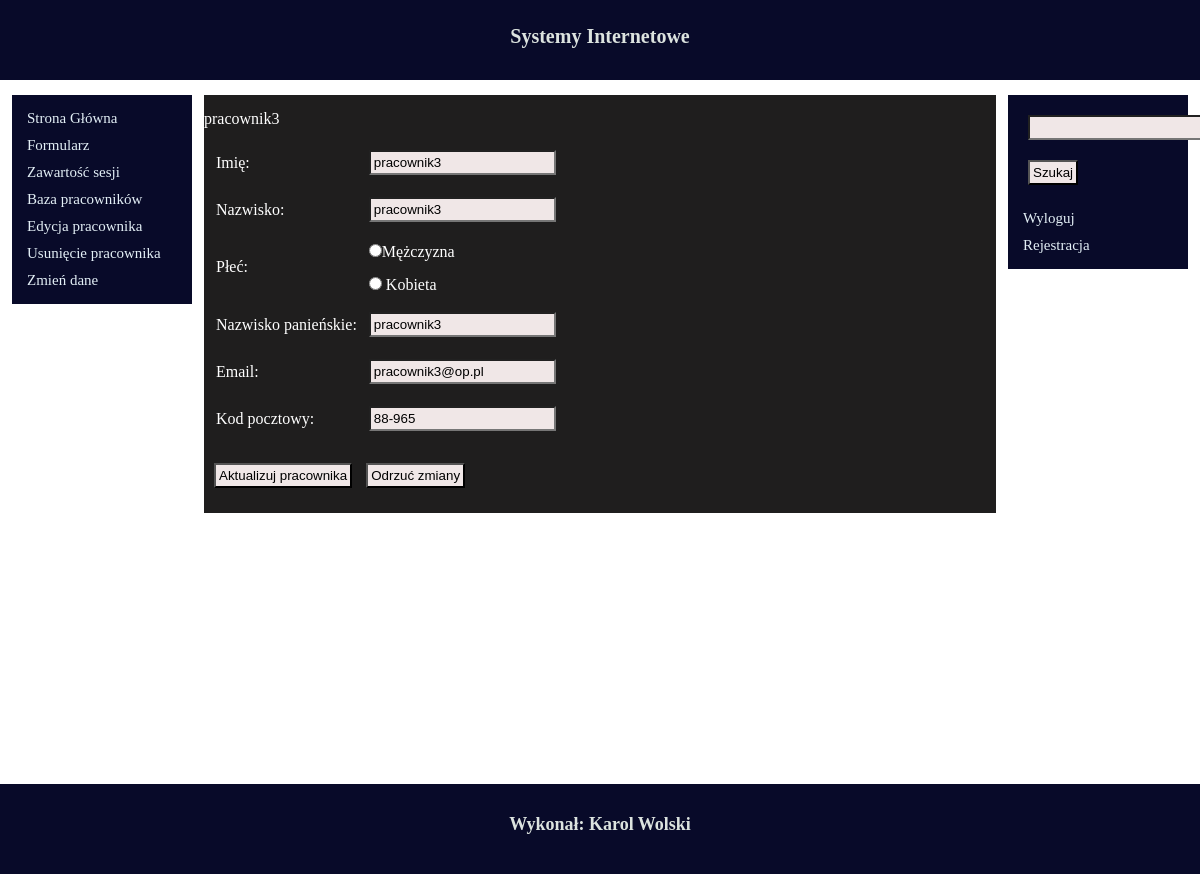
Page /admin/edit.php?edit=28 (signed in) on the committed database.
### tables this page shows
CREATE TABLE IF NOT EXISTS `workers` (
`ID` bigint(20) unsigned NOT NULL,
  `Name` varchar(30) NOT NULL,
  `Surname` varchar(30) NOT NULL,
  `Sex` varchar(15) NOT NULL,
  `MaidenName` varchar(50) DEFAULT NULL,
  `Email` varchar(60) NOT NULL,
  `ZipCode` text NOT NULL
);

### admin/edit.php (the view, shortened to what this page needs)
<?php include ("header.php"); ?>
<?php include ("sidebar-left.php"); ?>
	<div class="main">
	<?php
		$id=$_GET['edit'];
		$query=mysql_query(" SELECT * FROM workers WHERE id='$id'");
		while($row = mysql_fetch_array($query)){
			echo $row['Name'];
	 ?>
	<form method="POST">
		<table class="table">
		<tr>
			<td>Imię:</td>
			<td><input type="text" name="name" value="<?php echo $row['Name'];?>"></td>
		</tr>
		<tr>
			<td>Nazwisko:</td>
			<td><input type="text"  name="surname" value="<?php echo $row['Surname'];?>"></td>
		</tr>
		<tr>
			<td>Płeć:</td>
			<td><input type="radio" <?php if($row['Sex'] === "mężczyzna"){echo 'checked="checked";}';}; ?>  name="sex" value="mężczyzna">Mężczyzna <br>
			<input type="radio" <?php if($row['Sex'] === "kobieta"){echo 'checked="checked";}';}; ?>  name="sex" value="kobieta"> Kobieta
			</td>
		</tr>
		<tr>
			<td>Nazwisko panieńskie:</td>
			<td><input type="text" value="<?php echo $row['MaidenName'];?>" name="maidenname"></td>
		</tr>
		<tr>
			<td>Email:</td>
			<td><input type="text" value="<?php echo $row['Email'];?>" name="Email"></td>
		</tr>
		<tr>
			<td>Kod pocztowy:</td>
			<td><input type="text" value="<?php echo $row['ZipCode'];?>" name="zip-code"></td>
		</tr>
	</table>
		<input type="submit" name="edytuj" value="Aktualizuj pracownika">
		<input type="submit" name="edytuj" value="Odrzuć zmiany">
	</form>
	<?php
		}
	 ?>
	</div>
<?php include ("sidebar-right.php"); ?>
<?php include ("../footer.php"); ?>

### css/style.css (style rules this page uses)
* { padding: 0; margin: 0; }
html, body { height: 93%; background-color: #fff; color: #000; margin: 0; padding: 0; }
.main { margin-top: 15px; margin-bottom: 15px; margin-left: 1%; margin-right: 1%; padding-top: 15px; padding-bottom: 15px; float:left; background-color:#1F1E1E; color: #FFFFFF; width:66%; }
input { margin-top: 10px; margin-left: 10px; margin-bottom: 10px; padding: 3px; background-color: #F0E7E7; }
.table { margin: 10px; }

### rows in the picture
workers: Name "pracownik3", name "pracownik3", surname "pracownik3", maidenname "pracownik3", Email "pracownik3@op.pl", zip-code "88-965"
